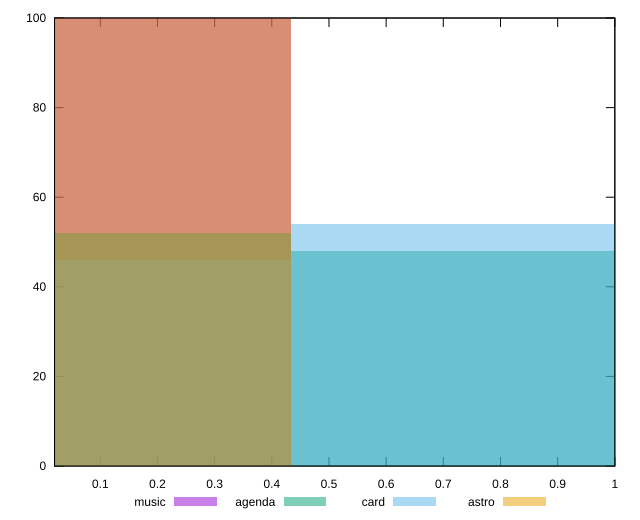

This chart was generated by the following gnuplot code:
reset

$music <<EOF
0 100
EOF

$agenda <<EOF
0 52
0.8679970553819822 48
EOF

$card <<EOF
0.8679970553819822 54
0 46
EOF

$astro <<EOF
0 100
EOF

set key outside below
set boxwidth 0.8679970553819822
set xrange [0.02:1]
set yrange [0:100]
set trange [0:100]
set style fill transparent solid 0.5 noborder
set terminal svg size 640, 520 enhanced background rgb 'white'
set output "reports/report_00028_2021-02-24T12-49-42.674Z/interactive/comparison/histogram/all_score.svg"

plot $music title "music" with boxes, \
     $agenda title "agenda" with boxes, \
     $card title "card" with boxes, \
     $astro title "astro" with boxes

reset
